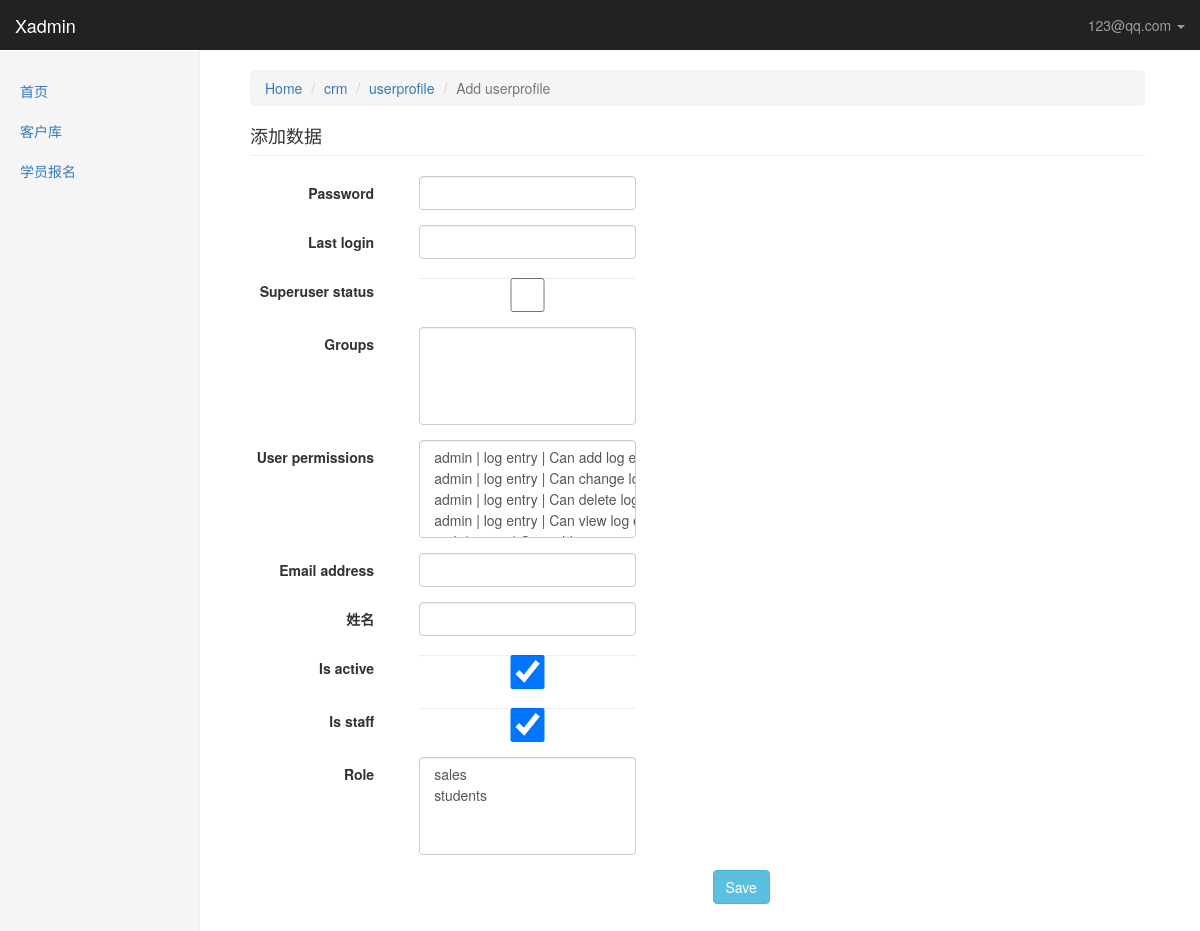
The app's page /xadmin/crm/userprofile/add/ (signed in) with its own data.
### crm/models.py (models this page shows, shortened)
class UserProfile(AbstractBaseUser, PermissionsMixin):
    """
        自定制创建用户
            python manage createsuperuser
            request.user = userprofile
    """
    email = models.EmailField(
        verbose_name='email address',
        max_length=255,
        unique=True,
    )
    name = models.CharField(max_length=64, verbose_name="姓名")
    is_active = models.BooleanField(default=True)
    is_staff = models.BooleanField(default=True)
    role = models.ManyToManyField("Role", blank=True, null=True)
    objects = UserProfileManager()  # 用户认证
    USERNAME_FIELD = 'email'  # 用email字段当作用户名
    REQUIRED_FIELDS = ['name']
    def __str__(self):  # __unicode__ on Python 2
        return self.email
    class Meta:  # 自定义权限条目 对应auth_permission表
        permissions = (
            ('crm_table_list', '可以查看xadmin每张表里所有的数据'),
            ('crm_table_list_view', '可以访问xadmin表里每条数据的修改页'),
            ('crm_table_list_change', '可以对xadmin表里的每条数据进行修改'),
            ('crm_table_obj_add_view', '可以访问xadmin每张表的数据增加页'),
            ('crm_table_obj_add', '可以对xadmin每张表进行数据添加'),
        )

class Menus(models.Model):
    name = models.CharField(max_length=64)
    url_type_choices = ((0, 'absolute'), (1, 'dynamic'))
    url_type = models.SmallIntegerField(choices=url_type_choices, default=0)
    url_name = models.CharField(max_length=128)
    class Meta:
        unique_together = ('name', 'url_name')

### xadmin/views.py (the view)
# urls.py: url(r'^(\w+)/(\w+)/add/$', views.table_obj_add, name='table_obj_add'),
@login_required
def table_obj_add(request, app_name, model_name):
    admin_class = site.enabled_admins[app_name][model_name]
    model_form = form_handle.create_dynamic_model_form(admin_class, form_add=True)
    if request.method == 'GET':
        form_obj = model_form()
    elif request.method == 'POST':
        form_obj = model_form(data=request.POST)
        if form_obj.is_valid():
            form_obj.save()
            return redirect('/xadmin/%s/%s' % (app_name, model_name))
    return render(request, 'xadmin/table_obj_add.html', locals())  # locals() 返回包含当前范围的局部变量的字典, 包括形参

### crm/models.py (called while the page is built)
    def __str__(self):
        return self.name

### xadmin/form_handle.py (called while the page is built)
def create_dynamic_model_form(admin_class, form_add=False):
    class Meta:
        model = admin_class.model
        fields = '__all__'
        if not form_add:  # change
            exclude = admin_class.readonly_fields
            admin_class.form_add = False  # 这是因为自始至终admin_class实例都是同一个,
        else:
            admin_class.form_add = True
    def __new__(cls, *args, **kwargs):
        for field_name in cls.base_fields:
            filed_obj = cls.base_fields[field_name]
            filed_obj.widget.attrs.update({'class': 'form-control'})  # 自定义mdoelform样式
        return ModelForm.__new__(cls)
    dynamic_form = type('DynamicModelForm', (ModelForm,), {'Meta': Meta, '__new__': __new__})
    return dynamic_form

### xadmin/templates/xadmin/table_obj_add.html
{% extends 'xadmin/index.html' %}
{% load xadmin_tags %}
{% block right-content %}
    <ol class="breadcrumb">
      <li><a href="/xadmin">Home</a></li>
      <li><a href="/xadmin/{{ app_name }}">{{ app_name }}</a></li>
      <li><a href="/xadmin/{{ app_name }}/{{ model_name }}">{{ model_name }}</a></li>
      <li class="active">Add {{ model_name }}</li>
    </ol>
    <h4 class="page-header">添加数据</h4>
{% include 'xadmin/table_obj_change_component.html' %}
{% endblock %}

### xadmin/templates/xadmin/index.html (shortened to what this page needs)
{% extends 'xadmin/base.html' %}
{% block body %}
    <nav class="navbar navbar-inverse navbar-fixed-top">
        <div class="container-fluid">
            <div class="navbar-header">
                <a class="navbar-brand" href="#">Xadmin</a>
            </div>
            <div id="navbar" class="navbar-collapse collapse">
                <ul class="nav navbar-nav navbar-right">
                    <li class="dropdown ">
                        <a href="#" class="dropdown-toggle" data-toggle="dropdown" role="button">{{ request.user }}
                            <span class="caret"></span></a>
                    </li>
                </ul>
            </div>
        </div>
    </nav>
    <div class="container-fluid">
            <div class="col-sm-3 col-md-2 sidebar">
                <ul class="nav nav-sidebar">
                    {% for role in  request.user.role.all %}
                        {% for menu in role.menus.all %}
                            {% if request.path == menu.url_name %}
                                <li class="active">
                                    <a href="{% if menu.url_type == 0 %}{{ menu.url_name }}{% else %}{% url menu.url_name %}{% endif %}">{{ menu.name }}</a>
                                </li>
                            {% else %}
                                <li>
                                    <a href="{% if menu.url_type == 0 %}{{ menu.url_name }}{% else %}{% url menu.url_name %}{% endif %}">{{ menu.name }}</a>
                                </li>
                            {% endif %}
                        {% endfor %}
                    {% endfor %}
                </ul>
            </div>
            <div class="col-sm-9 col-sm-offset-3 col-md-10 col-md-offset-2 main">
                {% block right-content %}{% endblock %}
            </div>
    </div>
{% endblock %}

### static/css/dashboard.css (style rules this page uses)
body { padding-top: 50px; }
.navbar-fixed-top { border: 0; }
.sidebar { display: none; }
@media (min-width: 768px) { .sidebar { position: fixed; top: 51px; bottom: 0; left: 0; z-index: 1000; display: block; padding: 20px; overflow-x: hidden; overflow-y: auto; background-color: #f5f5f5; border-right: 1px solid #eee; } }
.nav-sidebar { margin-right: -21px; margin-bottom: 20px; margin-left: -20px; }
.nav-sidebar > li > a { padding-right: 20px; padding-left: 20px; }
.main { padding: 20px; }
@media (min-width: 768px) { .main { padding-right: 40px; padding-left: 40px; } }
.main .page-header { margin-top: 0; }

### records on screen
UserProfile: user "123@qq.com"
Menus: name "首页"
Menus: name "客户库"
Menus: name "学员报名"

### other values on screen
{{ app_name }} "crm"
{{ model_name }} "userprofile"
{{ field.label }} "Password" "Last login" "Superuser status" "Groups" "User permissions" "Email address" "姓名" "Is active" "Is staff" "Role"
